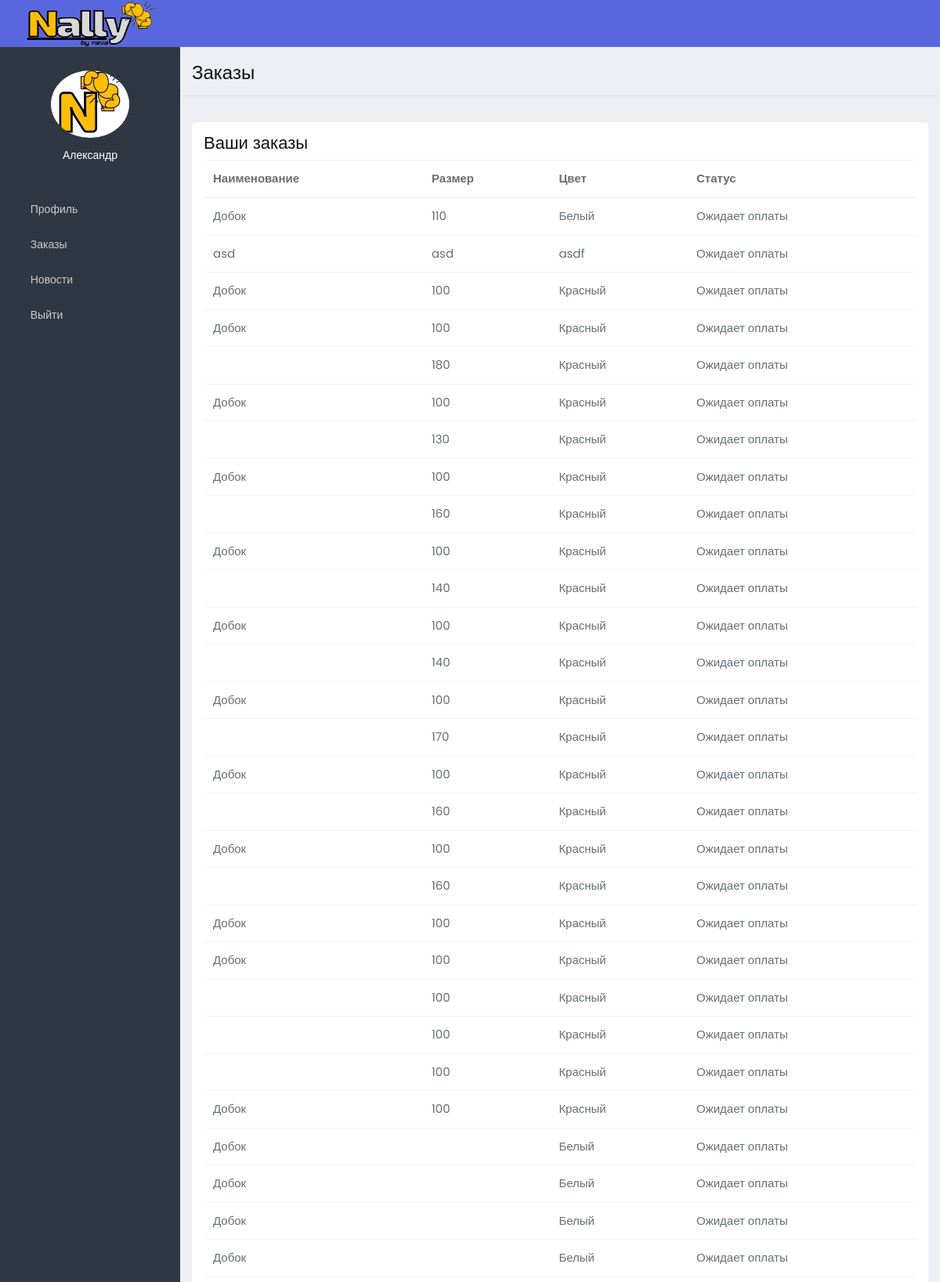
/orders (signed in, upper part), run on the app's committed database.
### LK/models.py (models this page shows, shortened)
class User(AbstractUser):
    email = models.EmailField(unique=True)
    group = models.ForeignKey('Group', on_delete=models.PROTECT, null=True, verbose_name='Группа')
    bd = models.DateField(auto_now=False, auto_now_add=False, null=True, verbose_name='Дата рождения спортсмена')
    avatar = models.ImageField(upload_to='avatar/%Y/%m/%d/', null=True, blank=True, verbose_name='Аватарка')
    phone = models.IntegerField(null=True, verbose_name='Телефон')
    phone_dop = models.IntegerField(null=True, verbose_name='Дополнительный телефон')
    first_name_m = models.CharField(blank=True, null=True, max_length=50, verbose_name='Имя родителя')
    last_name_m = models.CharField(blank=True, null=True, max_length=50, verbose_name='Фамилия родителя')
    weight = models.IntegerField(blank=True, null=True, verbose_name='Вес спортсмена')
    passport = models.CharField(blank=True, null=True, verbose_name='Номер паспорта спортсмена', max_length=100)
    bio = models.TextField(null=True, max_length=1000, verbose_name='Описание')
    class Meta:
        verbose_name = 'Пользователь'
        verbose_name_plural = 'Пользователи'

class Orders(models.Model):
    status = (
        ('Ожидает оплаты', 'Ожидает оплаты'),
        ('В пути', 'В пути'),
        ('Доставлено', 'Доставлено'),
    )
    colors = (
        ('Белый', 'Белый'),
        ('Желтый', 'Желтый'),
        ('Зеленый', 'Зеленый'),
        ('Синий', 'Синий'),
        ('Красный', 'Красный'),
        ('Черный', 'Черный'),
    )
    sizes = (
        ('100', '100'),
        ('110', '110'),
        ('120', '120'),
        ('130', '130'),
        ('140', '140'),
        ('150', '150'),
        ('160', '160'),
        ('170', '170'),
        ('180', '180'),
        ('190', '190'),
        ('200', '200'),
        ('XXS', 'XXS'),
        ('XS', 'XS'),
        ('S', 'S'),
        ('M', 'M'),
        ('L', 'L'),
        ('XL', 'XL'),
    )
    name = models.CharField(max_length=20, blank=True, verbose_name='Название')
    size = models.CharField(max_length=30, choices=sizes, blank=True, verbose_name='Размер')
    status = models.CharField(max_length=20, choices=status, default='Ожидает оплаты', verbose_name='Статус заказа', blank=True)
    color = models.CharField(max_length=40, choices=colors, blank=True, verbose_name='Цвет')
    client = models.ForeignKey('User',blank=True, null=True,  on_delete=models.PROTECT, verbose_name='Клиент')
    class Meta:
        verbose_name = 'Заказ'
        verbose_name_plural = 'Заказы'

### LK/views.py (the view)
# urls.py: path('orders', orders, name='orders'),
@login_required
def orders(request):
    ord = Orders.objects.filter(client_id=request.user)
    context = {
        'ord':ord,
        'title': 'Заказы',
    }
    return render(request, 'lk/orders.html', context)

### LK/templates/lk/orders.html (shortened to what this page needs)
{%extends 'base.html'%}
{%block content%}
<div class="content-wrapper">
    <div class="content-header sty-one">
      <h1 class="text-black">Заказы</h1>
    </div>
<div class="content">
      <div class="info-box">
        <h4 class="text-black">Ваши заказы</h4>
        <div class="table-responsive">
          <table class="table">
            <thead>
              <tr>
                <th scope="col">Наименование</th>
                <th scope="col">Размер</th>
                <th scope="col">Цвет</th>
                <th scope="col">Статус</th>
              </tr>
            </thead>
            <tbody>
            {%for order in ord%}
              <tr>
                <td>{{order.name}}</td>
                <td>{{order.size}}</td>
                <td>{{order.color}}</td>
                <td>{{order.status}}</td>
              </tr>
            {%endfor%}
            </tbody>
          </table>
        </div>
      </div>
</div>
</div>
    {%endblock%}

### templates/inc/_nav.html (shortened to what this page needs)
{%load static%}
<body class="hold-transition skin-blue sidebar-mini" style="height: auto; min-height:100%;">
<div class="wrapped boxed-wrapper" style="height: auto; min-height:100%;">
  <header class="main-header">
    <a href="{%url 'profile'%}" class="logo blue-bg">
    <span class="logo-lg"><img src="{{MEDIA_URL}}/logo/logo.png" alt="" style="height:60px;width:170px"></span> </a>
    <nav class="navbar blue-bg navbar-static-top">
      <ul class="nav navbar-nav pull-left">
        <li><a class="sidebar-toggle" data-toggle="push-menu" href=""></a> </li>
      </ul>
    </nav>
  </header>
<aside class="main-sidebar">
    <div class="sidebar">
      <div class="user-panel">
       <div class="image text-center">
         {%if user.avatar %}
              <img class="img-circle" src="{{user.avatar.url}}" alt="User profile picture">
              {%else%}
              <img class="img-circle" src="https://shvsm-penza.ru/wp-content/uploads/2020/11/maxresdefault-1.jpg" alt="User profile picture">
              {%endif%}
       </div>
        <div class="info">
          {%if user.is_authenticated%}
          <p>{{user.first_name}}</p>
          {%endif%}
          </div>
      </div>
      <ul class="sidebar-menu" data-widget="tree">
        <li> <a href="{%url 'profile'%}"> <i class="fa fa-user-o"></i> <span>Профиль</span></a></li>
        <li class="treeview"> <a href="#"> <i class="fa fa-envelope-o "></i> <span>Заказы</span>
        <span class="pull-right-container">
          <i class="fa fa-angle-left pull-right">
          </i>
        </span>
        </a>
        </li>
        <li> <a href="{%url 'news'%}"> <i class="fa fa-briefcase"></i> <span>Новости</span> </a></li>
        <li> <a href="{%url 'logout'%}"> <i class="fa fa-sign-out"></i> <span>Выйти</span> </a></li>
      </ul>
    </div>
  </aside>

### templates/inc/_nav.html (style rules this page uses)
.main-sidebar { background-attachment:fixed; background-size:0 100%; }

### data on the page
User: avatar (picture), first_name "Александр"
Orders: name "Добок", size "110", color "Белый", status "Ожидает оплаты"
Orders: name "asd", size "asd", color "asdf", status "Ожидает оплаты"
Orders: name "Добок", size "100", color "Красный", status "Ожидает оплаты"
Orders: name "Добок", size "100", color "Красный", status "Ожидает оплаты"
Orders: size "180", color "Красный", status "Ожидает оплаты"
Orders: name "Добок", size "100", color "Красный", status "Ожидает оплаты"
Orders: size "130", color "Красный", status "Ожидает оплаты"
Orders: name "Добок", size "100", color "Красный", status "Ожидает оплаты"
Orders: size "160", color "Красный", status "Ожидает оплаты"
Orders: name "Добок", size "100", color "Красный", status "Ожидает оплаты"
Orders: size "140", color "Красный", status "Ожидает оплаты"
Orders: name "Добок", size "100", color "Красный", status "Ожидает оплаты"
Orders: size "140", color "Красный", status "Ожидает оплаты"
Orders: name "Добок", size "100", color "Красный", status "Ожидает оплаты"
Orders: size "170", color "Красный", status "Ожидает оплаты"
Orders: name "Добок", size "100", color "Красный", status "Ожидает оплаты"
Orders: size "160", color "Красный", status "Ожидает оплаты"
Orders: name "Добок", size "100", color "Красный", status "Ожидает оплаты"
Orders: size "160", color "Красный", status "Ожидает оплаты"
Orders: name "Добок", size "100", color "Красный", status "Ожидает оплаты"
Orders: name "Добок", size "100", color "Красный", status "Ожидает оплаты"
Orders: size "100", color "Красный", status "Ожидает оплаты"
Orders: size "100", color "Красный", status "Ожидает оплаты"
Orders: size "100", color "Красный", status "Ожидает оплаты"
Orders: name "Добок", size "100", color "Красный", status "Ожидает оплаты"
Orders: name "Добок", color "Белый", status "Ожидает оплаты"
Orders: name "Добок", color "Белый", status "Ожидает оплаты"
Orders: name "Добок", color "Белый", status "Ожидает оплаты"
Orders: name "Добок", color "Белый", status "Ожидает оплаты"
